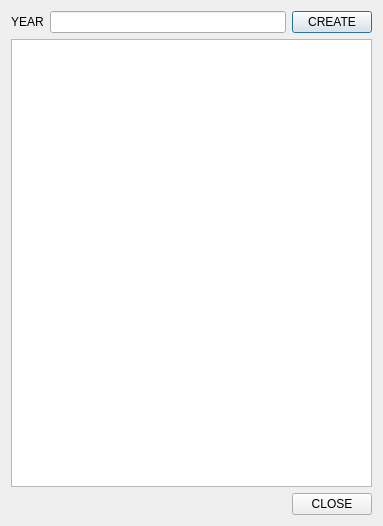
<?xml version="1.0" encoding="UTF-8"?>
<ui version="4.0">
 <class>DialogFinancial</class>
 <widget class="QDialog" name="DialogFinancial">
  <property name="geometry">
   <rect>
    <x>0</x>
    <y>0</y>
    <width>383</width>
    <height>526</height>
   </rect>
  </property>
  <property name="windowTitle">
   <string>DialogFinancial</string>
  </property>
  <layout class="QVBoxLayout" name="verticalLayout">
   <item>
    <layout class="QHBoxLayout" name="horizontalLayout_2">
     <item>
      <widget class="QLabel" name="label">
       <property name="text">
        <string>YEAR</string>
       </property>
      </widget>
     </item>
     <item>
      <widget class="QLineEdit" name="lineEdit"/>
     </item>
     <item>
      <widget class="QPushButton" name="buttonCreate">
       <property name="text">
        <string>CREATE</string>
       </property>
      </widget>
     </item>
    </layout>
   </item>
   <item>
    <widget class="QTextEdit" name="textEdit">
     <property name="sizePolicy">
      <sizepolicy hsizetype="Expanding" vsizetype="Expanding">
       <horstretch>0</horstretch>
       <verstretch>0</verstretch>
      </sizepolicy>
     </property>
    </widget>
   </item>
   <item>
    <layout class="QHBoxLayout" name="horizontalLayout">
     <item>
      <spacer name="horizontalSpacer">
       <property name="orientation">
        <enum>Qt::Horizontal</enum>
       </property>
       <property name="sizeHint" stdset="0">
        <size>
         <width>611</width>
         <height>20</height>
        </size>
       </property>
      </spacer>
     </item>
     <item>
      <widget class="QPushButton" name="pushButton">
       <property name="text">
        <string>CLOSE</string>
       </property>
      </widget>
     </item>
    </layout>
   </item>
  </layout>
 </widget>
 <layoutdefault spacing="6" margin="11"/>
 <resources/>
 <connections>
  <connection>
   <sender>pushButton</sender>
   <signal>clicked()</signal>
   <receiver>DialogFinancial</receiver>
   <slot>reject()</slot>
   <hints>
    <hint type="sourcelabel">
     <x>656</x>
     <y>440</y>
    </hint>
    <hint type="destinationlabel">
     <x>606</x>
     <y>436</y>
    </hint>
   </hints>
  </connection>
  <connection>
   <sender>buttonCreate</sender>
   <signal>clicked()</signal>
   <receiver>DialogFinancial</receiver>
   <slot>YearInserted()</slot>
   <hints>
    <hint type="sourcelabel">
     <x>686</x>
     <y>21</y>
    </hint>
    <hint type="destinationlabel">
     <x>706</x>
     <y>21</y>
    </hint>
   </hints>
  </connection>
 </connections>
 <slots>
  <slot>YearInserted()</slot>
 </slots>
</ui>
